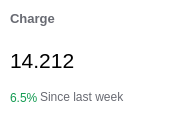
       <widget class="QWidget" name="chargeStatOffice" native="true">
        <property name="geometry">
         <rect>
          <x>220</x>
          <y>162</y>
          <width>181</width>
          <height>121</height>
         </rect>
        </property>
        <property name="styleSheet">
         <string notr="true">background-color:white;
border-radius:5px;</string>
        </property>
        <widget class="QLabel" name="label_15">
         <property name="geometry">
          <rect>
           <x>10</x>
           <y>8</y>
           <width>81</width>
           <height>21</height>
          </rect>
         </property>
         <property name="font">
          <font>
           <pointsize>10</pointsize>
           <weight>75</weight>
           <bold>true</bold>
          </font>
         </property>
         <property name="styleSheet">
          <string notr="true">color:#686A72;</string>
         </property>
         <property name="text">
          <string>Charge</string>
         </property>
        </widget>
        <widget class="QLabel" name="label_16">
         <property name="geometry">
          <rect>
           <x>10</x>
           <y>40</y>
           <width>110</width>
           <height>41</height>
          </rect>
         </property>
         <property name="font">
          <font>
           <pointsize>16</pointsize>
          </font>
         </property>
         <property name="text">
          <string>14.212</string>
         </property>
        </widget>
        <widget class="QLabel" name="label_17">
         <property name="geometry">
          <rect>
           <x>40</x>
           <y>89</y>
           <width>101</width>
           <height>16</height>
          </rect>
         </property>
         <property name="styleSheet">
          <string notr="true">color:#686A72;</string>
         </property>
         <property name="text">
          <string>Since last week</string>
         </property>
        </widget>
        <widget class="QLabel" name="earning_pourcetage_3">
         <property name="geometry">
          <rect>
           <x>10</x>
           <y>90</y>
           <width>49</width>
           <height>16</height>
          </rect>
         </property>
         <property name="styleSheet">
          <string notr="true">color:#129B51;
background:transparent;</string>
         </property>
         <property name="text">
          <string>6.5%</string>
         </property>
        </widget>
        <widget class="QLabel" name="label_20">
         <property name="geometry">
          <rect>
           <x>141</x>
           <y>8</y>
           <width>31</width>
           <height>31</height>
          </rect>
         </property>
         <property name="text">
          <string/>
         </property>
         <property name="pixmap">
          <pixmap resource="res.qrc">:/img/img/charge_icone.png</pixmap>
         </property>
        </widget>
        <zorder>label_16</zorder>
        <zorder>earning_pourcetage_3</zorder>
        <zorder>label_17</zorder>
        <zorder>label_15</zorder>
        <zorder>label_20</zorder>
       </widget>
